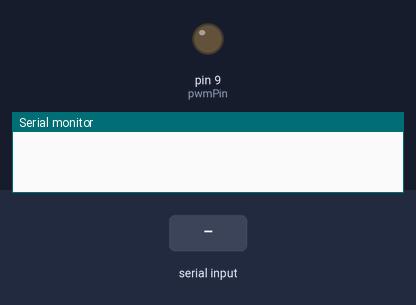
Bench run of a sketch on a simulated Arduino Leonardo, built with avr-gcc and run on an emulated ATmega32U4. Parts: output pins drawn as LEDs (lit = HIGH), the last lines printed to the serial monitor. The test bench sets the inputs (shaded band).

Above: at 1.2 s.
1.3 s: "90,45\n" received over Serial
At 2.1 s:
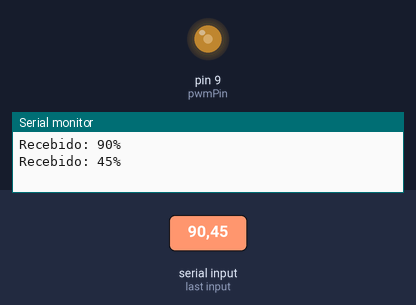
3.8 s: "5\n" received over Serial
At 4.3 s:
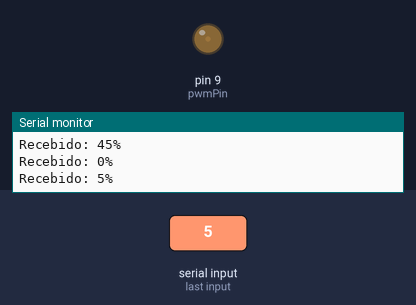
Timing chart, 0 to 6.8 s (numbered marks = the images above; inputs shaded):
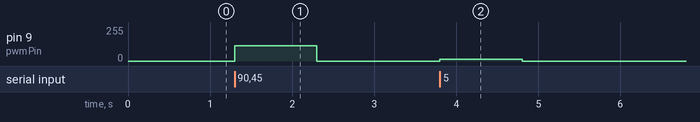

Measured:
- after the input at 1.3 s, pin 9 (pwmPin): 0/255 → 114/255 at once, → 0/255 1.0 s later
- after the input at 3.8 s, pin 9 (pwmPin): 0/255 → 12/255 at once, → 0/255 1.0 s later

The sketch:

Arduino_code.ino
```cpp
const int pwmPin = 9;

void setup() {
  Serial.begin(9600);
  pinMode(pwmPin, OUTPUT);
  analogWrite(pwmPin, 0); // Inicia com 0%
  //while (!Serial); // Aguarda conexão (só necessário para Leonardo/32u4)
}

void loop() {
  if (Serial.available() > 0) {
    int receivedValue = Serial.parseInt(); // Lê diretamente o valor inteiro

    // Limita entre 0-100 e converte para PWM
    receivedValue = constrain(receivedValue, 0, 100);
    int pwmValue = map(receivedValue, 0, 100, 0, 255);

    analogWrite(pwmPin, pwmValue);

    // Feedback
    Serial.print("Recebido: ");
    Serial.print(receivedValue);
    Serial.println("%");
  }
}
```
